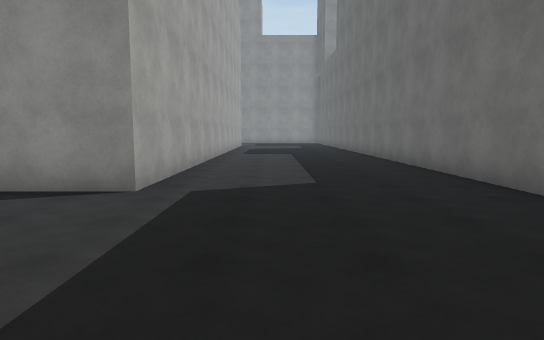
view 1 (above)

23 first-person views from a walk through a scene from a Unity 3-D project. The camera is 1.5 m above the floor, tilts 6° down and sees 75° across. The floor is counted in squares, 2 m on a side. Each view is taken from the middle of a square. On the plan, view 1 faces up. The plan holds only what a view shows up to about 11 squares ahead; the rest is blank. The place goes on beyond the plan. Some animated figures are not drawn. Surface patterns are stand-ins for the level's own textures.

view 2
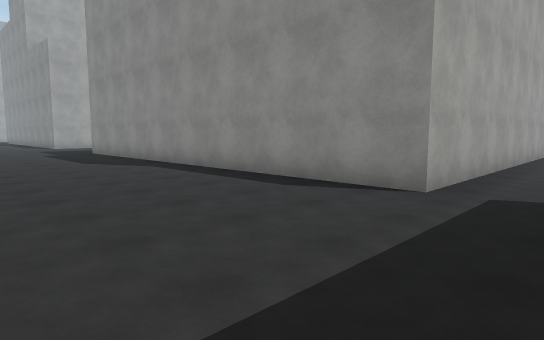

view 3
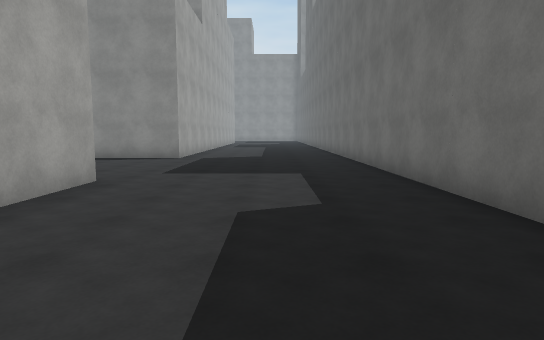

view 4
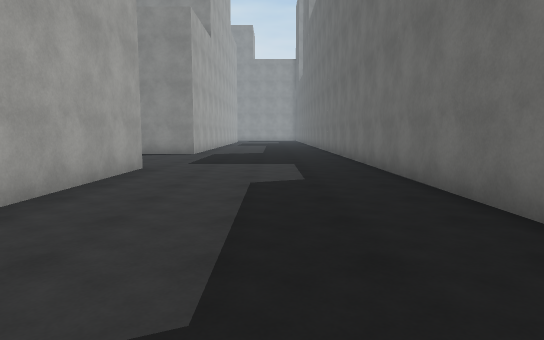

view 5
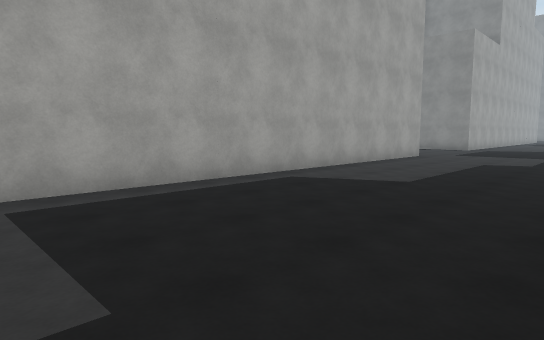

view 6
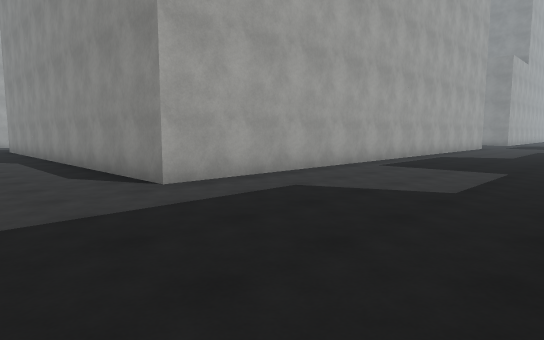

view 7
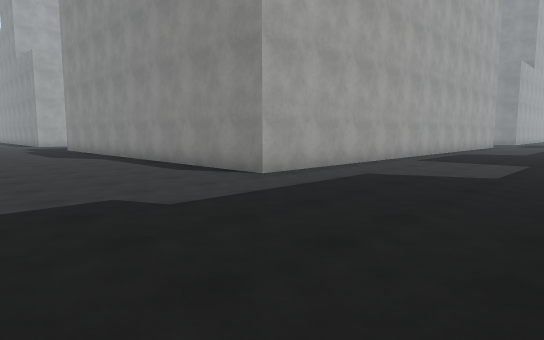

view 8
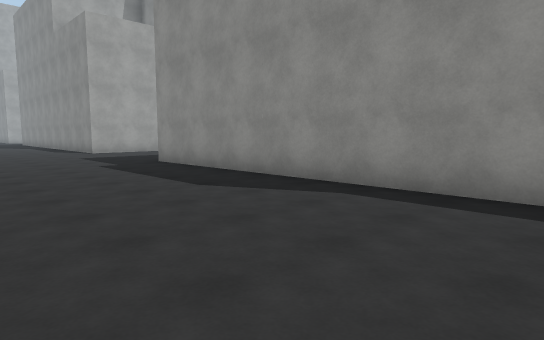

view 9
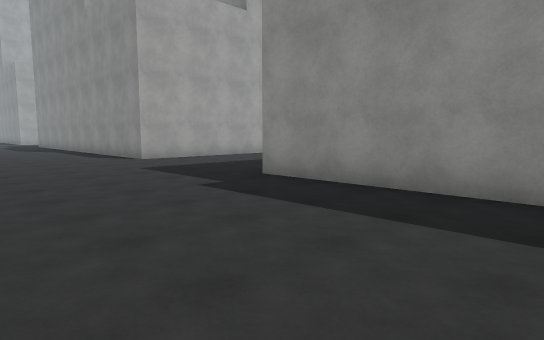

view 10
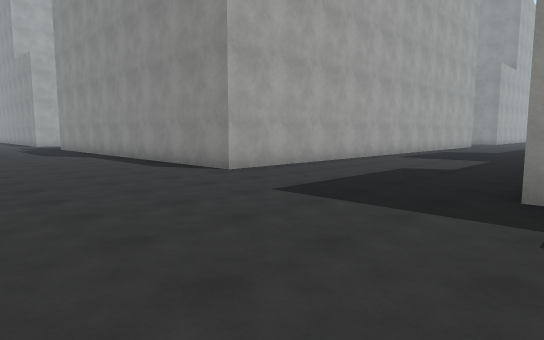

view 11
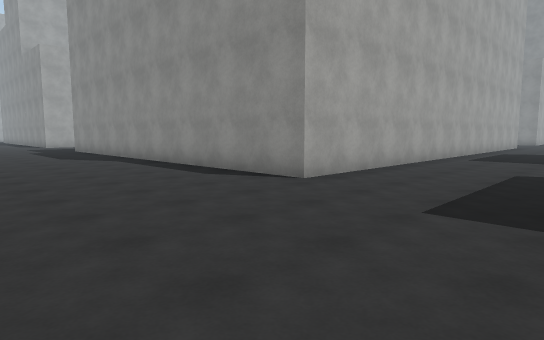

view 12
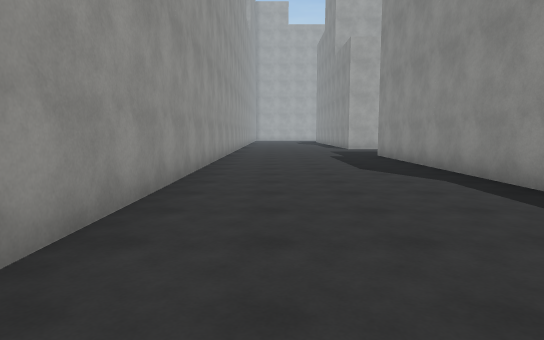

view 13
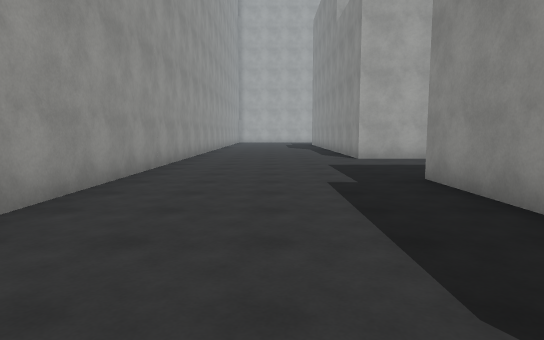

view 14
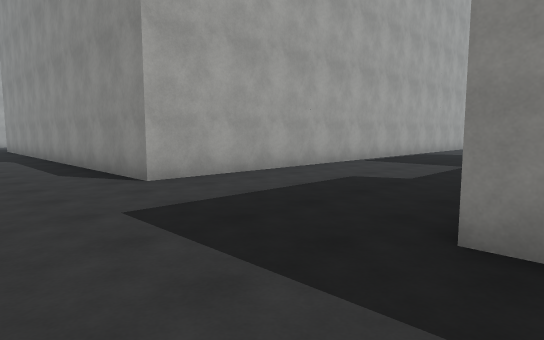

view 15
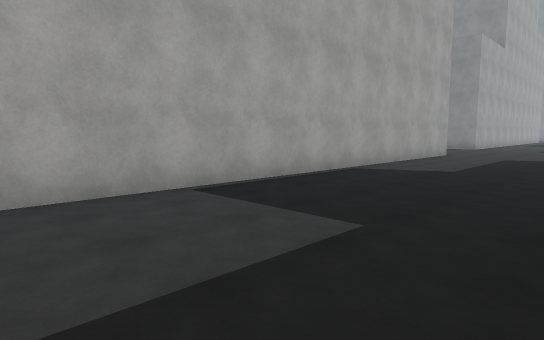

view 16
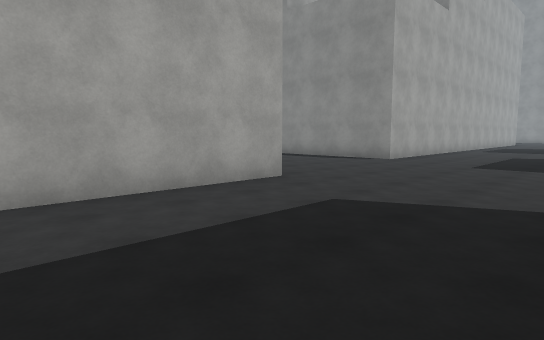

view 17
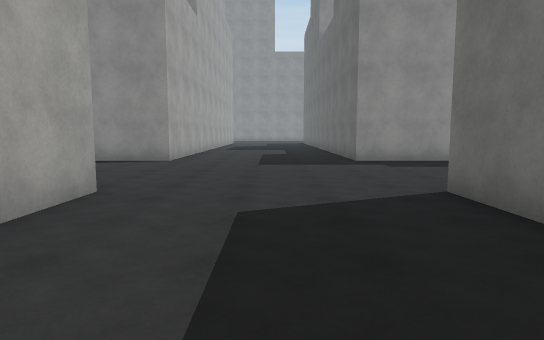

view 18
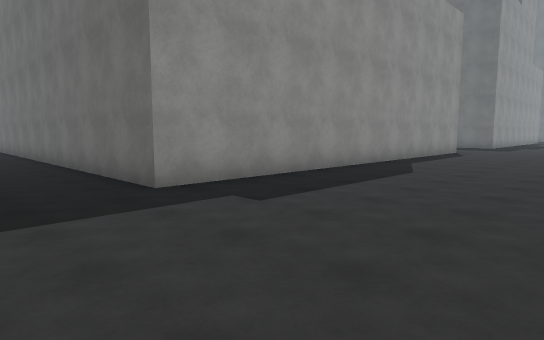

view 19
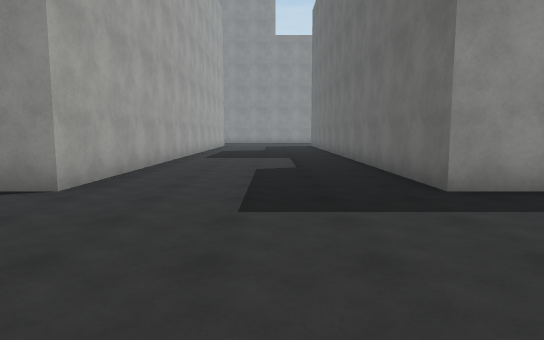

view 20
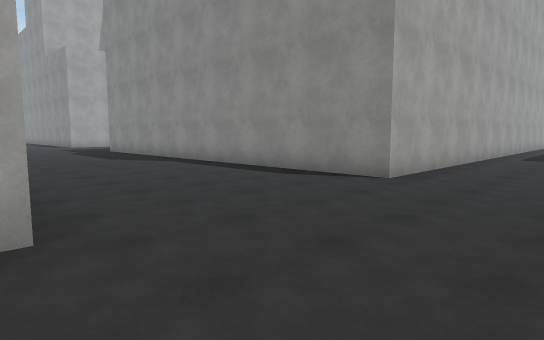

view 21
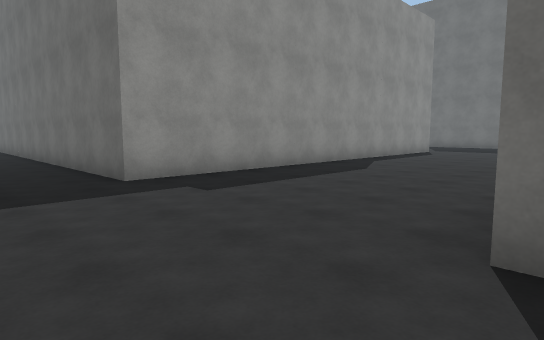

view 22
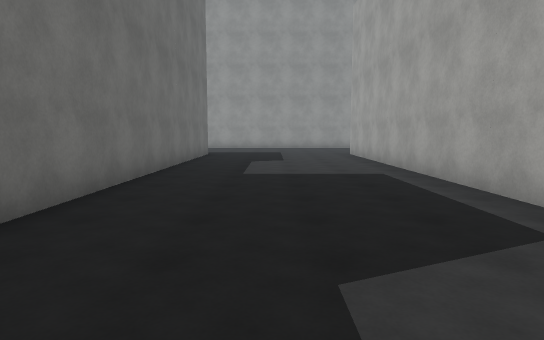

view 23
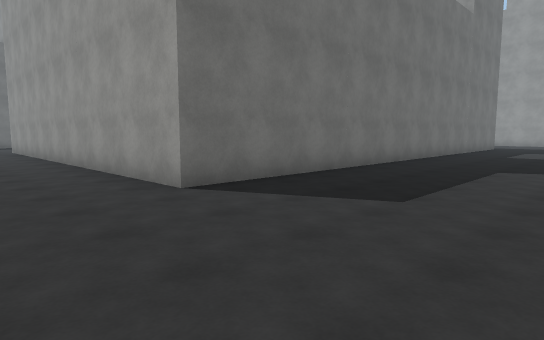

### Floor plan
Points are (right, up) in squares from view 1. A wall is a line through its corners. A room is listed if a view was taken in it or the views show most of it. See-through windows are left out.
Room 1 (views 1, 2, 3, 4, 5, 6, 7, 8, 9, 10, 11, 12, 13, 14, 15, 16, 17, 18, 19, 20, 21, 22, 23)
walls: (-18.7, -7.5) (-18.7, -16.5) (-30.8, -16.5); (-13.8, -15.1) (-13.8, -0.5) (-4.9, -0.5); (-30.7, -2.1) (-30.7, -0.5); (-1.7, -0.5) (-1.7, -16.5) (-13.8, -16.5); (-18.7, 11.5) (-18.7, 4.5) (-30.7, 4.5) (-30.7, 11.5); (-35.2, -0.4) (-35.2, -16.5) (-37.5, -16.5); (3.3, -5.1) (3.3, 11.1); (-1.7, 11.5) (-1.7, 4.5) (-13.8, 4.5) (-13.8, 11.5); (-36.1, -21.5) (-20.9, -21.5); (-35.7, 11.1) (-35.7, 4.5) (-37.5, 4.5)

Positions as (right, up) in squares from view 1, and headings:
1: (0, 0), facing up
2: (0, 0), facing up-left
3: (1, -6), facing up
4: (1, -8), facing up
5: (3, -12), facing up-left
6: (3, -19), facing up-left
7: (3, -21), facing up-left
8: (-5, -21), facing up-left
9: (-9, -21), facing up-left
10: (-13, -21), facing up-left
11: (-15, -21), facing up-left
12: (-19, -20), facing left
13: (-25, -19), facing left
14: (-30, -19), facing up-left
15: (-31, -13), facing up-left
16: (-31, -5), facing up-left
17: (-33, -5), facing up
18: (-33, 0), facing up-right
19: (-33, 0), facing up
20: (-16, -1), facing up-left
21: (-16, -1), facing up-right
22: (-16, -4), facing down
23: (-18, 2), facing down-right
